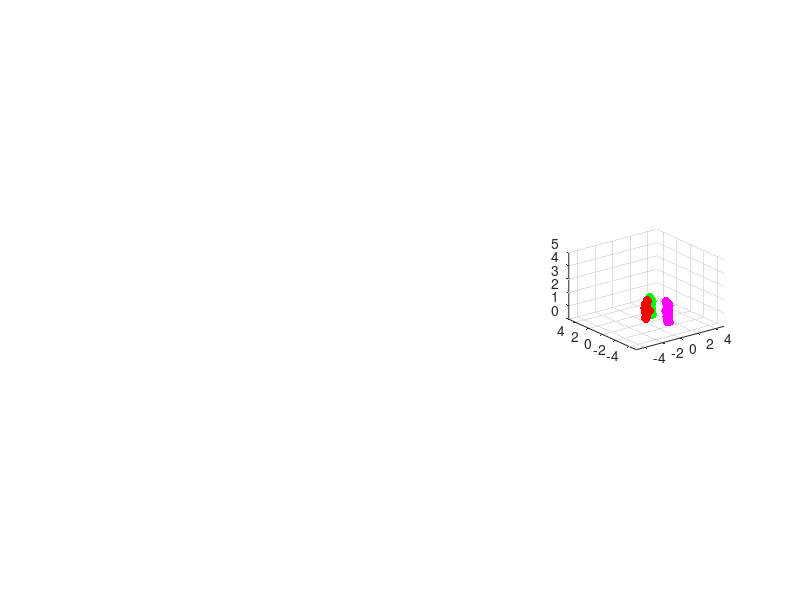

The MATLAB source for this figure: (Note: this script raises an error after producing the figure.)
% Vasilis Belagiannis - CAMP - TUM - belagian@in.tum.de

clear all; close all; clc;

images{1} = dir('Camera0/*.png');
images{2} = dir('Camera1/*.png');
images{3} = dir('Camera2/*.png');
images{4} = dir('Camera3/*.png');
images{5} = dir('Camera4/*.png');

load('actorsGT.mat');

%individual color
humanCol = {[1 0 0],[0 1 0],[1 0 1],[1 0.5 1]};

%calibration
load('Calibration/prjectionMat.mat');

N_cams=length(actor2D{1}{1});
N_frames=length(actor2D{1});


for fr=584:1:N_frames %frame
    
    %plot joints 3D
    subplot(3,3,N_cams+1);
    for person=1:1:length(actor2D) %person (1,2,3)
        xyz = actor3D{person}{fr}; %3D joints
        
        if size(xyz,1)>0
            c = repmat(humanCol{person},size(xyz,1),1);
            s = 50*ones(size(xyz,1),1);
            scatter3(xyz(:,1), xyz(:,2), xyz(:,3),s,c,'fill'); hold on;
          
            xlim([-5 5]); ylim([-5 5]); zlim([0 5]);
        end
    end
    hold off;
    
    
    %plot joints 2D
    for cam=1:1:N_cams
        
        %load image data
        im = imread([sprintf('Camera%d/',cam-1) images{cam}(fr).name]);
        subplot(3,3,cam);
        imshow(im); hold on;
        
        for person=1:1:length(actor2D) %person (1,2,3)
            
            xyz = actor3D{person}{fr}; %3D joints
            
            text(10,20,sprintf('Frame:%d, Camera:%d',fr,cam),'Color','r','FontSize',12);
            for m=1:1:size(xyz,1)
                
                X = [xyz(m,:) 1]';
                xy = P{cam}*X; %project the 3D point
                xy = xy./xy(3);
                
                text(xy(1),xy(2), num2str(m), 'Color', humanCol{person});
                
                if m==14
                    text(xy(1),xy(2)-30, sprintf('A%d',person), 'Color', humanCol{person}, 'FontSize', 12);
                end
            end
        end
        hold off;
    end
    pause(0.03);
end